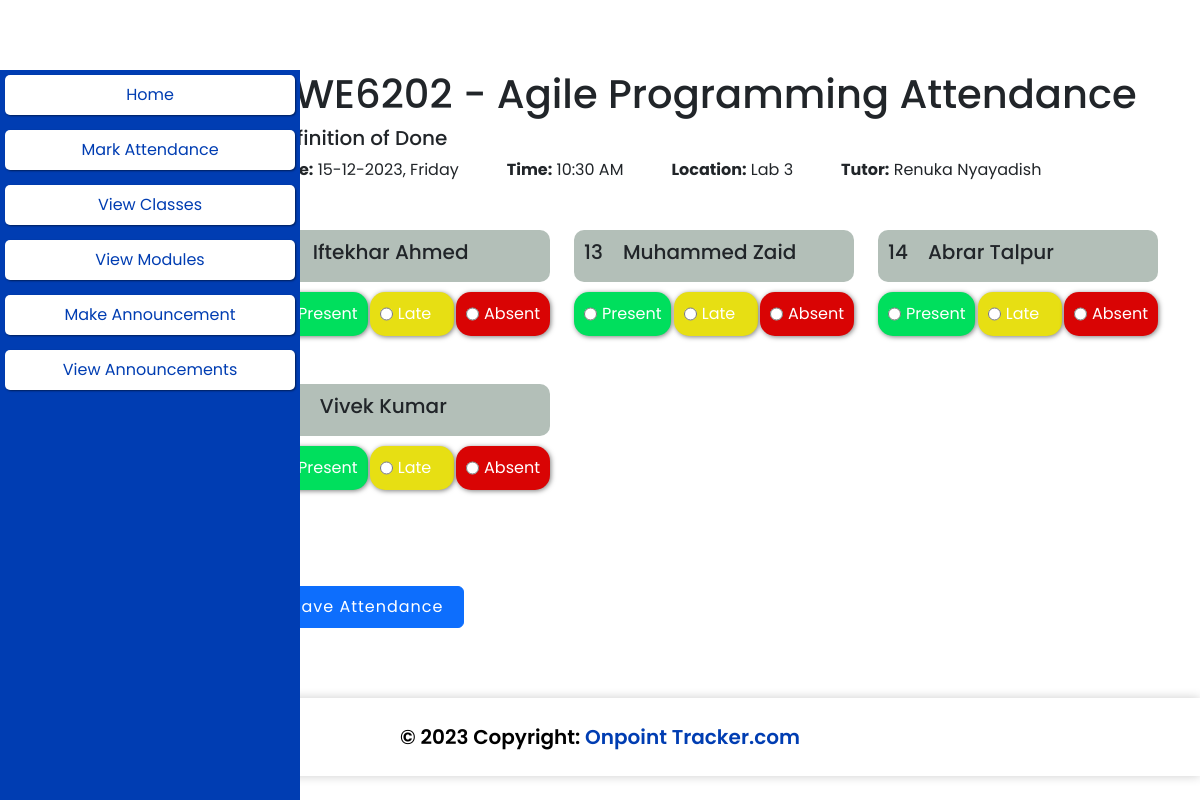
The app's page /pages/teacher_mark_attendance.php?class_id=21 with its own data.
### tables this page shows
CREATE TABLE `class` (
  `class_id` int(11) NOT NULL,
  `class_name` varchar(50) NOT NULL,
  `class_date` date NOT NULL,
  `class_time` time NOT NULL,
  `class_location` varchar(50) NOT NULL,
  `class_module_id` int(11) NOT NULL
);

CREATE TABLE `module` (
  `module_id` int(11) NOT NULL,
  `module_name` varchar(50) DEFAULT NULL,
  `module_course_id` int(11) NOT NULL,
  `module_tutor_id` int(11) DEFAULT NULL
);

CREATE TABLE `user` (
  `user_id` int(11) NOT NULL,
  `user_fname` varchar(50) NOT NULL,
  `user_lname` varchar(50) NOT NULL,
  `user_email` varchar(50) NOT NULL,
  `user_password` varchar(50) NOT NULL,
  `user_role_id` int(11) NOT NULL,
  `user_course_id` int(11) DEFAULT NULL
);

### pages/teacher_mark_attendance.php (the view, shortened to what this page needs)
<!DOCTYPE html>
<html lang="en">
<head>
    <link rel="stylesheet" href="../inc/home.css">
    <link href="https://cdn.jsdelivr.net/npm/bootstrap@5.3.2/dist/css/bootstrap.min.css" rel="stylesheet">
    <?php require_once('..\inc\head.php'); ?>
</head>
<body>
        <?php require_once('..\inc\nav.php'); ?>
    <?php require_once('..\inc\teacher_sidebar.php'); ?>
    <section class="container">
        <?php
        $class_id = $_GET["class_id"];
        $module_course_id = 0;
        $class_query = "SELECT * FROM
            class
            JOIN module
            JOIN user
            where class_id=$class_id
            and class.class_module_id=module.module_id
            and module.module_tutor_id=user.user_id";
        $get_class_query = mysqli_query($conn, $class_query);
        if ($get_class_query) {
            $class_result = mysqli_fetch_all($get_class_query);
            foreach ($class_result as $class) {
                $module_course_id = $class[8]
        ?>
                <h1 class=""><?php echo "$class[7] Attendance"; ?></h1>
                <h5><?php echo "$class[1]"; ?></h5>
                <ul class="d-flex gap-5 p-0" style="list-style-type: none;">
                    <li><b>Date:</b> <?php echo date('d-m-Y, l', strtotime($class[2])); ?></li>
                    <li><b>Time:</b> <?php echo date('h:i A', strtotime($class[3])); ?></li>
                    <li><b>Location:</b> <?php echo "$class[4]"; ?> </li>
                    <li><b>Tutor:</b> <?php echo "$class[11] $class[12]"; ?></li>
                </ul>
        <?php }
        } ?>
        <form action="../functions/save_attendance_script.php" method="POST">
            <div class="mt-5">
                <div class="row">
                    <?php
                    $students_query = "SELECT user_id,user_fname,user_lname FROM
                user
                where user_role_id = 2
                and user.user_course_id = $module_course_id";
                    $get_students_query = mysqli_query($conn, $students_query);
                    if ($get_students_query) {
                        $student_result = mysqli_fetch_all($get_students_query);
                        foreach ($student_result as $student) {
                    ?>
                            <div class="col-4 mb-5">
                                <div class="name">
                                    <h5><?php echo "$student[0]"; ?></h5>
                                    <h5><?php echo "$student[1] $student[2]"; ?></h5>
                                </div>
                                <div class="buttons">
                                    <div class="radio green">
                                        <input type="radio" id="<?php echo "present_$student[0]" ?>" name="<?php echo "attendance_$student[0]" ?>" value="P" required>
                                        <label for="<?php echo "present_$student[0]" ?>">Present</label>
                                    </div>
                                    <div class="radio yellow">
                                        <input type="radio" id="<?php echo "late_$student[0]" ?>" name="<?php echo "attendance_$student[0]" ?>" value="L">
                                        <label for="<?php echo "late_$student[0]" ?>">Late</label>
                                    </div>
                                    <div class="radio red">
                                        <input type="radio" id="<?php echo "absent_$student[0]" ?>" name="<?php echo "attendance_$student[0]" ?>" value="A">
                                        <label for="<?php echo "absent_$student[0]" ?>">Absent</label>
                                    </div>
                                </div>
                            </div>
                    <?php   }
                    }
                    ?>
                </div>
            </div>
            <button class="mt-5 btn btn-primary" name="submit" type="submit" value="submit">Save Attendance</button>
        </form>
    </section>
    <footer class="bg-light text-center text-lg-start">
        <div class="text-center p-4" style="background-color: white; color:black; font-size: 20px; font-weight:600; box-shadow: 0 0 10px rgba(0, 0, 0, 0.2); ">
            © 2023 Copyright:
            <a href="home.html" style="font-size: 20px; font: weight 600px; color:#003DB2; text-decoration:none">Onpoint
                Tracker.com</a>
        </div>
    </footer>
</body>
</html>

### inc/home.css (style rules this page uses)
* { margin: 0; padding: 0; box-sizing: border-box; font-family: "Poppins", sans-serif; }
body { background-color: white; }
.container { width: 100%; margin: auto; margin: 70px 70px 70px 70px; }
ul li:before { font-weight: bold; display: inline-block; width: 2em; margin-left: -1em; }

### inc/head.php (style rules this page uses)
* { margin: 0; padding: 0; box-sizing: border-box; font-family: "Poppins", sans-serif; }

### pages/teacher_mark_attendance.php (style rules this page uses)
.name { background-color: #B3BFB8; display: flex; gap: 20px; padding: 10px; border-radius: 10px; margin-bottom: 10px; }
.buttons { display: flex; justify-content: space-between; }
.green { background-color: #00DF5D; }
.red { background-color: #D90404; }
.yellow { background-color: #E7DF13; }
.container { padding-left: 20%; }
.radio { padding: 10px; display: flex; flex-direction: row; gap: 5px; border-radius: 15px; min-width: 30%; color: white; box-shadow: 1px 1px 5px rgba(0, 0, 0, 0.5); }
.radio>label { width: 100%; }

### inc/nav.php (style rules this page uses)
.btn-primary { padding: 8px 20px 8px 20px; letter-spacing: 1px; }

### records on screen
class: class_module.module_name "SWE6202 - Agile Programming", class_name "Definition of Done", class_date "15-12-2023, Friday", class_time "10:30 AM", class_location "Lab 3", user.user_fname "Renuka", user.user_lname "Nyayadish"
user: user_fname "Iftekhar", user_lname "Ahmed"
user: user_id "13", user_fname "Muhammed", user_lname "Zaid"
user: user_id "14", user_fname "Abrar", user_lname "Talpur"
user: user_fname "Vivek", user_lname "Kumar"
